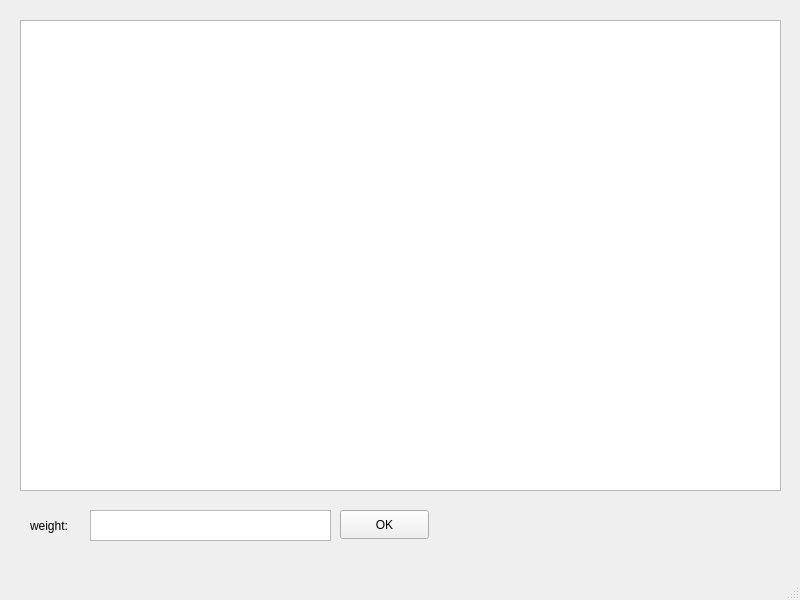
<?xml version="1.0" encoding="UTF-8"?>
<ui version="4.0">
 <class>MainWindow</class>
 <widget class="QMainWindow" name="MainWindow">
  <property name="geometry">
   <rect>
    <x>0</x>
    <y>0</y>
    <width>800</width>
    <height>600</height>
   </rect>
  </property>
  <property name="windowTitle">
   <string>MainWindow</string>
  </property>
  <widget class="QWidget" name="centralwidget">
   <widget class="QTextEdit" name="weight">
    <property name="geometry">
     <rect>
      <x>90</x>
      <y>510</y>
      <width>241</width>
      <height>31</height>
     </rect>
    </property>
   </widget>
   <widget class="QLabel" name="label">
    <property name="geometry">
     <rect>
      <x>30</x>
      <y>510</y>
      <width>61</width>
      <height>31</height>
     </rect>
    </property>
    <property name="text">
     <string>weight:</string>
    </property>
   </widget>
   <widget class="QPushButton" name="okButton">
    <property name="geometry">
     <rect>
      <x>340</x>
      <y>510</y>
      <width>89</width>
      <height>29</height>
     </rect>
    </property>
    <property name="text">
     <string>OK</string>
    </property>
   </widget>
   <widget class="QTextBrowser" name="textBrowser">
    <property name="geometry">
     <rect>
      <x>20</x>
      <y>20</y>
      <width>761</width>
      <height>471</height>
     </rect>
    </property>
   </widget>
  </widget>
  <widget class="QMenuBar" name="menubar">
   <property name="geometry">
    <rect>
     <x>0</x>
     <y>0</y>
     <width>800</width>
     <height>25</height>
    </rect>
   </property>
  </widget>
  <widget class="QStatusBar" name="statusbar"/>
 </widget>
 <resources/>
 <connections/>
</ui>
